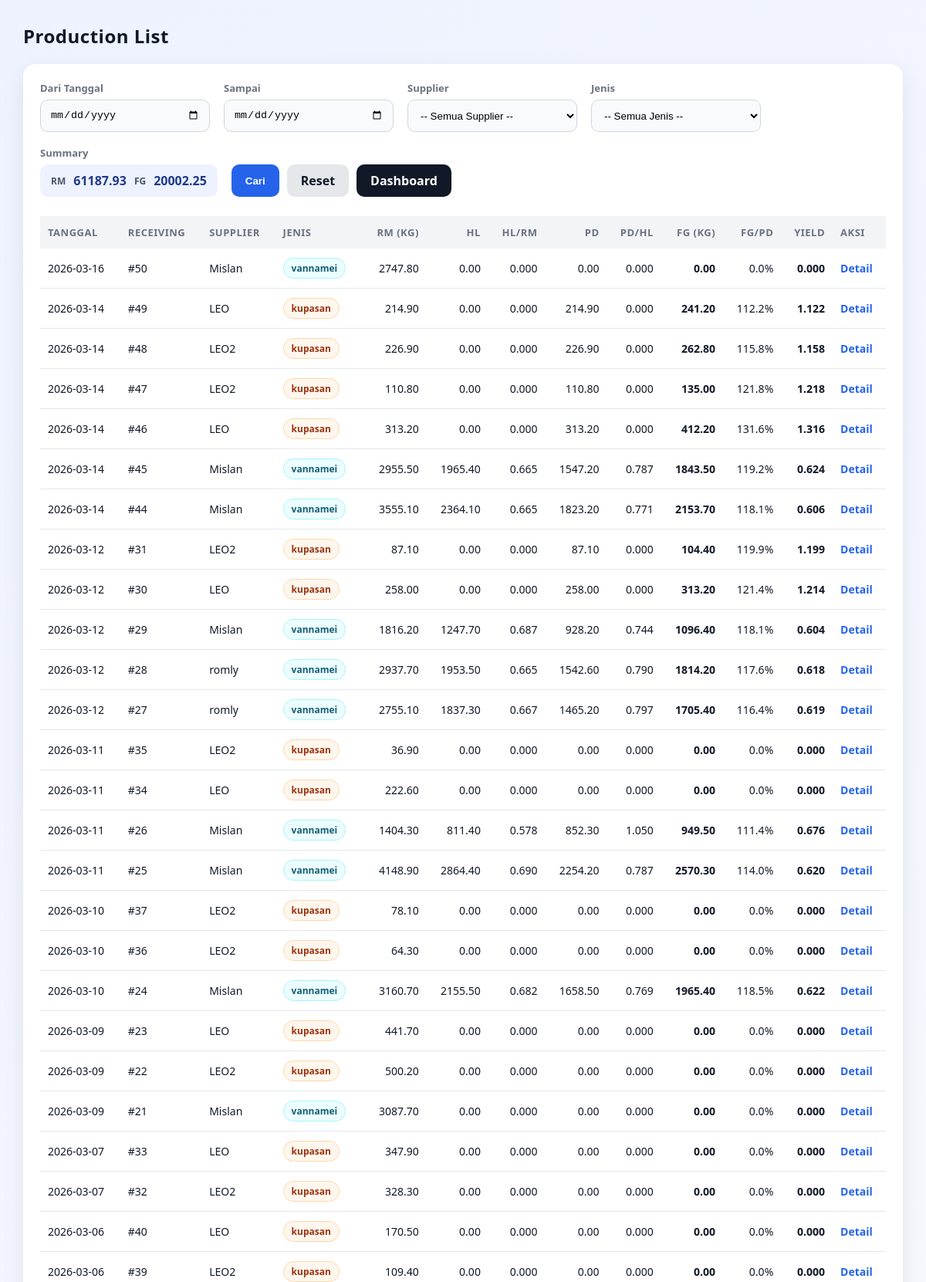
Page /production/list (upper part) on the committed database.
### tables this page shows
CREATE TABLE receiving_header (
            id INTEGER PRIMARY KEY AUTOINCREMENT,
            receiving_no INTEGER NOT NULL UNIQUE,
            tanggal TEXT NOT NULL,
            supplier TEXT NOT NULL,
            jenis TEXT NOT NULL,
            fiber REAL DEFAULT 0,
            created_at TEXT DEFAULT (datetime('now','localtime'))
        );

### production/routes.py (the view)
@production_bp.route("/list")
def production_list():
    start = (request.args.get("start") or "").strip()
    end = (request.args.get("end") or "").strip()
    supplier = (request.args.get("supplier") or "").strip()
    jenis = (request.args.get("jenis") or "").strip().lower()
    conn = get_conn()
    try:
        rows = conn.execute("""
            SELECT
                rh.tanggal,
                rh.id AS receiving_id,
                rh.receiving_no,
                rh.supplier,
                rh.jenis,

                COALESCE(rm.rm_kg, 0) AS rm_kg,
                COALESCE(p.hl_kg, 0) AS hl_kg,
                COALESCE(pack.pd_kg, 0) AS pd_kg,
                COALESCE(pack.fg_kg, 0) AS fg_kg

            FROM receiving_header rh

            LEFT JOIN (
                SELECT header_id, SUM(netto) AS rm_kg
                FROM receiving_item
                GROUP BY header_id
            ) rm ON rm.header_id = rh.id

            LEFT JOIN production p ON p.receiving_id = rh.id

            LEFT JOIN (
                SELECT
                    production_id,
                    SUM(kupas_kg) AS pd_kg,
                    SUM((mc_qty * packs_per_mc + pack_qty) * pack_weight_g / 1000.0) AS fg_kg
                FROM production_packing
                GROUP BY production_id
            ) pack ON pack.production_id = p.id

            WHERE 1=1
              AND (? = '' OR rh.tanggal >= ?)
              AND (? = '' OR rh.tanggal <= ?)
              AND (? = '' OR LOWER(rh.supplier) = LOWER(?))
              AND (? = '' OR LOWER(rh.jenis) = ?)

            ORDER BY rh.tanggal DESC, rh.id DESC
        """, (
            start, start,
            end, end,
            supplier, supplier,
            jenis, jenis
        )).fetchall()
        rows = [dict(r) for r in rows]
        total_rm = sum((r.get("rm_kg") or 0) for r in rows)
        total_fg = sum((r.get("fg_kg") or 0) for r in rows)
        return render_template(
            "production/list.html",
            rows=rows,
            start=start,
            end=end,
            supplier=supplier,
            jenis=jenis,
            total_rm=total_rm,
            total_fg=total_fg
        )
    finally:
        conn.close()

### helpers/db.py (called while the page is built)
def get_conn():
    conn = sqlite3.connect(DB_PATH, timeout=30)
    conn.row_factory = sqlite3.Row
    conn.execute("PRAGMA foreign_keys = ON;")
    conn.execute("PRAGMA journal_mode = WAL;")
    return conn

### templates/production/list.html (shortened to what this page needs)
<!doctype html>
<html lang="id">
<head>
</head>
<body>
<div class="top">
  <h2>Production List</h2>
</div>
<div class="card">
  <form method="get" action="/production/list" class="filter-row">
    <div class="filter-item">
      <label>Dari Tanggal</label>
      <input type="date" name="start" value="{{ start or '' }}">
    </div>
    <div class="filter-item">
      <label>Sampai</label>
      <input type="date" name="end" value="{{ end or '' }}">
    </div>
    <div class="filter-item">
      <label>Supplier</label>
      <select id="supplier" name="supplier"></select>
    </div>
    <div class="filter-item">
      <label>Jenis</label>
      <select id="jenis" name="jenis"></select>
    </div>
    <div class="filter-item">
      <label>Summary</label>
      <div class="summary-pill">
        <span>RM</span> {{ "%.2f"|format(total_rm or 0) }}
        <span>FG</span> {{ "%.2f"|format(total_fg or 0) }}
      </div>
    </div>
    <div class="filter-actions">
      <button class="btn btn-primary" type="submit">Cari</button>
      <a class="btn btn-ghost" href="/production/list">Reset</a>
      <a class="btn btn-secondary" href="/dashboard">Dashboard</a>
    </div>
  </form>
  <table>
    <thead>
      <tr>
        <th>Tanggal</th>
        <th>Receiving</th>
        <th>Supplier</th>
        <th>Jenis</th>
        <th class="right">RM (kg)</th>
        <th class="right">HL</th>
        <th class="right">HL/RM</th>
        <th class="right">PD</th>
        <th class="right">PD/HL</th>
        <th class="right">FG (kg)</th>
        <th class="right">FG/PD</th>
        <th class="right">Yield</th>
        <th>Aksi</th>
      </tr>
    </thead>
    <tbody>
      {% for r in rows %}
        {% set rm = r.rm_kg or 0 %}
        {% set hl = r.hl_kg or 0 %}
        {% set pd = r.pd_kg or 0 %}
        {% set fg = r.fg_kg or 0 %}
        <tr>
          <td>{{ r.tanggal }}</td>
          <td>#{{ r.receiving_id }}</td>
          <td>{{ r.supplier }}</td>
          <td>
            {% set j = (r.jenis or '')|lower %}
            <span class="pill {{ j }}">{{ r.jenis or '-' }}</span>
          </td>
          <td class="right">{{ "%.2f"|format(rm) }}</td>
          <td class="right">{{ "%.2f"|format(hl) }}</td>
          <td class="right">{{ "%.3f"|format(hl/rm if rm>0 else 0) }}</td>
          <td class="right">{{ "%.2f"|format(pd) }}</td>
          <td class="right">{{ "%.3f"|format(pd/hl if hl>0 else 0) }}</td>
          <td class="right total-bold">{{ "%.2f"|format(fg) }}</td>
          <td class="right">{{ "%.1f"|format((fg/pd*100) if pd>0 else 0) }}%</td>
          <td class="right total-bold">{{ "%.3f"|format(fg/rm if rm>0 else 0) }}</td>
          <td>
            <div class="aksi">
              <a href="/production/detail/{{ r.receiving_id }}">Detail</a>
            </div>
          </td>
        </tr>
      {% endfor %}
    </tbody>
  </table>
</div>
</body>
</html>

### templates/production/list.html (style rules this page uses)
* { box-sizing:border-box }
body { font-family: system-ui, -apple-system, 'Segoe UI', Arial, sans-serif; margin:0; padding:30px; background:linear-gradient(135deg,#eef2ff,#f8fafc); color:#111827; }
h2 { margin:0;font-weight:800;letter-spacing:.5px }
.top { display:flex;justify-content:space-between;align-items:center;margin-bottom:20px }
.card { background:#fff;border-radius:16px;padding:22px;box-shadow:0 10px 30px rgba(0,0,0,.08) }
.filter-row { display:flex;flex-wrap:wrap;gap:18px;align-items:flex-end }
.filter-item { display:flex;flex-direction:column;gap:6px }
.filter-item label { font-size:13px;font-weight:600;color:#6b7280 }
.filter-item input,.filter-item select { width:220px;height:42px;padding:10px 12px;border-radius:10px;border:1px solid #d1d5db; background:#f9fafb;transition:.2s }
.summary-pill { height:42px;display:flex;align-items:center;justify-content:flex-end; padding:0 14px;border-radius:10px;background:#eef2ff; font-weight:800;color:#1e3a8a;gap:10px }
.summary-pill span { font-size:12px;color:#475569;font-weight:700 }
.filter-actions { display:flex;gap:10px;flex-wrap:wrap }
.btn { height:42px;padding:0 18px;border-radius:10px;border:none;cursor:pointer; font-weight:700;transition:.2s;display:flex;align-items:center;justify-content:center; text-decoration:none }
.btn-primary { background:#2563eb;color:#fff }
.btn-secondary { background:#111827;color:#fff }
.btn-ghost { background:#e5e7eb;color:#111827 }
table { width:100%;border-collapse:collapse;margin-top:25px;font-size:14px }
thead { background:#f3f4f6 }
th,td { padding:12px 10px;text-align:left }
th { font-size:13px;text-transform:uppercase;letter-spacing:.5px;color:#6b7280 }
tbody tr { border-bottom:1px solid #e5e7eb;transition:.15s }
.right { text-align:right }
.total-bold { font-weight:800;color:#111827 }
.pill { display:inline-block;padding:4px 10px;border-radius:999px;font-size:12px;font-weight:700; background:#f3f4f6;color:#111827;border:1px solid #e5e7eb }
.pill.vannamei { background:#ecfeff;border-color:#a5f3fc;color:#155e75 }
.pill.kupasan { background:#fff7ed;border-color:#fed7aa;color:#9a3412 }
.aksi { display:flex;gap:12px }
.aksi a { font-weight:600;color:#2563eb;text-decoration:none }

### rows in the picture
receiving_header: tanggal "2026-03-16", receiving_id "50", supplier "Mislan", jenis "vannamei", rm "2747.80", hl "0.00", hl "0.000", pd "0.00", pd "0.000", fg "0.00", value "0.0", fg "0.000"
receiving_header: tanggal "2026-03-14", receiving_id "49", supplier "LEO", jenis "kupasan", rm "214.90", hl "0.00", hl "0.000", pd "214.90", pd "0.000", fg "241.20", value "112.2", fg "1.122"
receiving_header: tanggal "2026-03-14", receiving_id "48", supplier "LEO2", jenis "kupasan", rm "226.90", hl "0.00", hl "0.000", pd "226.90", pd "0.000", fg "262.80", value "115.8", fg "1.158"
receiving_header: tanggal "2026-03-14", receiving_id "47", supplier "LEO2", jenis "kupasan", rm "110.80", hl "0.00", hl "0.000", pd "110.80", pd "0.000", fg "135.00", value "121.8", fg "1.218"
receiving_header: tanggal "2026-03-14", receiving_id "46", supplier "LEO", jenis "kupasan", rm "313.20", hl "0.00", hl "0.000", pd "313.20", pd "0.000", fg "412.20", value "131.6", fg "1.316"
receiving_header: tanggal "2026-03-14", receiving_id "45", supplier "Mislan", jenis "vannamei", rm "2955.50", hl "1965.40", hl "0.665", pd "1547.20", pd "0.787", fg "1843.50", value "119.2", fg "0.624"
receiving_header: tanggal "2026-03-14", receiving_id "44", supplier "Mislan", jenis "vannamei", rm "3555.10", hl "2364.10", hl "0.665", pd "1823.20", pd "0.771", fg "2153.70", value "118.1", fg "0.606"
receiving_header: tanggal "2026-03-12", receiving_id "31", supplier "LEO2", jenis "kupasan", rm "87.10", hl "0.00", hl "0.000", pd "87.10", pd "0.000", fg "104.40", value "119.9", fg "1.199"
receiving_header: tanggal "2026-03-12", receiving_id "30", supplier "LEO", jenis "kupasan", rm "258.00", hl "0.00", hl "0.000", pd "258.00", pd "0.000", fg "313.20", value "121.4", fg "1.214"
receiving_header: tanggal "2026-03-12", receiving_id "29", supplier "Mislan", jenis "vannamei", rm "1816.20", hl "1247.70", hl "0.687", pd "928.20", pd "0.744", fg "1096.40", value "118.1", fg "0.604"
receiving_header: tanggal "2026-03-12", receiving_id "28", supplier "romly", jenis "vannamei", rm "2937.70", hl "1953.50", hl "0.665", pd "1542.60", pd "0.790", fg "1814.20", value "117.6", fg "0.618"
receiving_header: tanggal "2026-03-12", receiving_id "27", supplier "romly", jenis "vannamei", rm "2755.10", hl "1837.30", hl "0.667", pd "1465.20", pd "0.797", fg "1705.40", value "116.4", fg "0.619"
receiving_header: tanggal "2026-03-11", receiving_id "35", supplier "LEO2", jenis "kupasan", rm "36.90", hl "0.00", hl "0.000", pd "0.00", pd "0.000", fg "0.00", value "0.0", fg "0.000"
receiving_header: tanggal "2026-03-11", receiving_id "34", supplier "LEO", jenis "kupasan", rm "222.60", hl "0.00", hl "0.000", pd "0.00", pd "0.000", fg "0.00", value "0.0", fg "0.000"
receiving_header: tanggal "2026-03-11", receiving_id "26", supplier "Mislan", jenis "vannamei", rm "1404.30", hl "811.40", hl "0.578", pd "852.30", pd "1.050", fg "949.50", value "111.4", fg "0.676"
receiving_header: tanggal "2026-03-11", receiving_id "25", supplier "Mislan", jenis "vannamei", rm "4148.90", hl "2864.40", hl "0.690", pd "2254.20", pd "0.787", fg "2570.30", value "114.0", fg "0.620"
receiving_header: tanggal "2026-03-10", receiving_id "37", supplier "LEO2", jenis "kupasan", rm "78.10", hl "0.00", hl "0.000", pd "0.00", pd "0.000", fg "0.00", value "0.0", fg "0.000"
receiving_header: tanggal "2026-03-10", receiving_id "36", supplier "LEO2", jenis "kupasan", rm "64.30", hl "0.00", hl "0.000", pd "0.00", pd "0.000", fg "0.00", value "0.0", fg "0.000"
receiving_header: tanggal "2026-03-10", receiving_id "24", supplier "Mislan", jenis "vannamei", rm "3160.70", hl "2155.50", hl "0.682", pd "1658.50", pd "0.769", fg "1965.40", value "118.5", fg "0.622"
receiving_header: tanggal "2026-03-09", receiving_id "23", supplier "LEO", jenis "kupasan", rm "441.70", hl "0.00", hl "0.000", pd "0.00", pd "0.000", fg "0.00", value "0.0", fg "0.000"
receiving_header: tanggal "2026-03-09", receiving_id "22", supplier "LEO2", jenis "kupasan", rm "500.20", hl "0.00", hl "0.000", pd "0.00", pd "0.000", fg "0.00", value "0.0", fg "0.000"
receiving_header: tanggal "2026-03-09", receiving_id "21", supplier "Mislan", jenis "vannamei", rm "3087.70", hl "0.00", hl "0.000", pd "0.00", pd "0.000", fg "0.00", value "0.0", fg "0.000"
receiving_header: tanggal "2026-03-07", receiving_id "33", supplier "LEO", jenis "kupasan", rm "347.90", hl "0.00", hl "0.000", pd "0.00", pd "0.000", fg "0.00", value "0.0", fg "0.000"
receiving_header: tanggal "2026-03-07", receiving_id "32", supplier "LEO2", jenis "kupasan", rm "328.30", hl "0.00", hl "0.000", pd "0.00", pd "0.000", fg "0.00", value "0.0", fg "0.000"
receiving_header: tanggal "2026-03-06", receiving_id "40", supplier "LEO", jenis "kupasan", rm "170.50", hl "0.00", hl "0.000", pd "0.00", pd "0.000", fg "0.00", value "0.0", fg "0.000"
receiving_header: tanggal "2026-03-06", receiving_id "39", supplier "LEO2", jenis "kupasan", rm "109.40", hl "0.00", hl "0.000", pd "0.00", pd "0.000", fg "0.00", value "0.0", fg "0.000"

### other values in the picture
{{ "%.2f"|format(total_rm or 0) }} "61187.93"
{{ "%.2f"|format(total_fg or 0) }} "20002.25"
